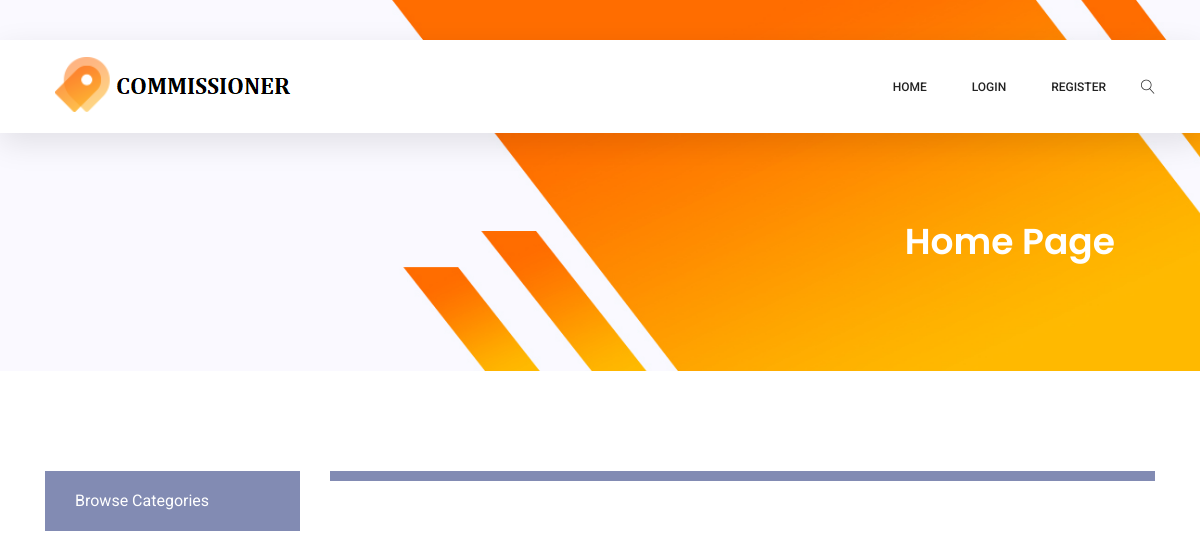
Page /home on the earlier database version.
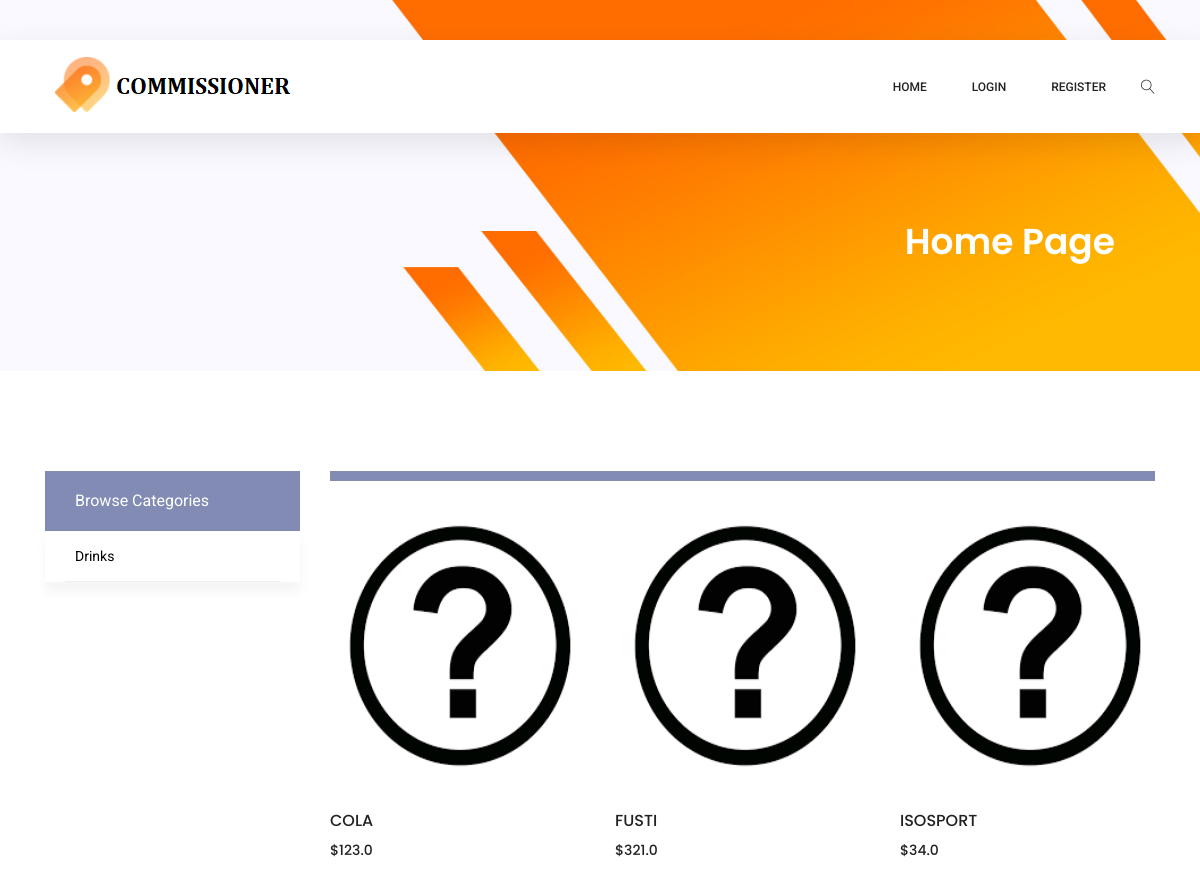
Same page on the later database version.
### models.py (models this page shows)
class Category(db.Model):
    __tablename__ = 'category'
    id = db.Column(db.Integer, primary_key=True)
    name = db.Column(db.String(50), unique=True, nullable=False)

class Product(db.Model):
    __tablename__ = 'product'
    __searchable__ = ['name']
    id = db.Column(db.Integer, primary_key=True)
    name = db.Column(db.String(50), unique=True, nullable=False)
    short_description = db.Column(db.String(80), unique=False, nullable=False)
    description = db.Column(db.String(800), unique=False, nullable=False)
    price = db.Column(db.Float, unique=False, nullable=False)
    img = db.Column(db.String(50), unique=False, nullable=False)
    rating =  db.Column(db.Float, unique=False, nullable=False)
    rating_count = db.Column(Integer, unique=False, nullable=True, default=0)
    category_id = db.Column(db.Integer, ForeignKey("category.id"))

### app.py (the view)
@app.route('/home')
def home():
    return render_template("index.html",categories = Category.query.all(),products = Product.query.all())

### templates/index.html (shortened to what this page needs)
{% extends "base.html" %}
{% block content %}
<section class="banner-area organic-breadcrumb">
    <div class="container">
        <div class="breadcrumb-banner d-flex flex-wrap align-items-center justify-content-end">
            <div class="col-first">
                <h1>Home Page</h1>
            </div>
        </div>
    </div>
</section>
<div class="container">
    <div class="row">
        <div class="col-xl-3 col-lg-4 col-md-5">
            <div class="sidebar-categories">
                <div class="head">Browse Categories</div>
                <ul class="main-categories">
                    {% for category in categories %}
                    <li class="main-nav-list"><a href="/category/{{category.id}}" aria-expanded="false" aria-controls="{{category.name}}">{{category.name}}</a></li>
                    {% endfor %}
                </ul>
            </div>
        </div>
        <div class="col-xl-9 col-lg-8 col-md-7">
            <div class="filter-bar d-flex flex-wrap align-items-center"></div>
            <section class="lattest-product-area pb-40 category-list">
                <div class="row">
                    {% for product in products %}
                    <div class="col-lg-4 col-md-6">
                        <div class="single-product">
                            <a href="/product/{{product.id}}"><img  style="width:555px;height:280px" class="img-fluid" src="..\{{product.img}}" alt="" onerror=this.src="../static/img/p1.jpg"></a>
                                <div class="product-details">
                                <h6>{{product.name}}</h6>
                                <div class="price">
                                    <h6>${{product.price}}</h6>
                                </div>
                            </div>
                        </div>
                    </div>
                    {% endfor %}
                </div>
            </section>
        </div>
    </div>
</div>
{% endblock %}

### templates/base.html (shortened to what this page needs)
<!DOCTYPE html>
<html lang="zxx" class="no-js">
<head>
    <link rel="stylesheet" href="../static/css/linearicons.css">
    <link rel="stylesheet" href="../static/css/owl.carousel.css">
    <link rel="stylesheet" href="../static/css/font-awesome.min.css">
    <link rel="stylesheet" href="../static/css/themify-icons.css">
    <link rel="stylesheet" href="../static/css/nice-select.css">
    <link rel="stylesheet" href="../static/css/nouislider.min.css">
    <link rel="stylesheet" href="../static/css/bootstrap.css">
    <link rel="stylesheet" href="../static/css/main.css">
</head>
<body id="category">
    <header class="header_area sticky-header">
        <div class="main_menu">
            <nav class="navbar navbar-expand-lg navbar-light main_box">
                <div class="container">
                    <a class="navbar-brand logo_h" href="/home"><img src="../static/img/logo.png" alt=""></a>
                    <div class="collapse navbar-collapse offset" id="navbarSupportedContent">
                        <ul class="nav navbar-nav menu_nav ml-auto">
                            <li class="nav-item"><a class="nav-link" href="/home">Home</a></li>
                            {% if not current_user.login_id %}
                            <li class="nav-item"><a class="nav-link" href="/login">Login</a></li>
                            <li class="nav-item"><a class="nav-link" href="/register">Register</a></li>
                            {% endif %}
                        </ul>
                        <ul class="nav navbar-nav navbar-right">
                            <li class="nav-item">
                                <button class="search"><span class="lnr lnr-magnifier" id="search"></span></button>
                            </li>
                        </ul>
                    </div>
                </div>
            </nav>
        </div>
    </header>
    {% block content %}
    {% endblock %}
</body>
</html>

Differences in the rows shown:
added Category: name "Drinks"
added Product: name "COLA", price "123.0"
added Product: name "FUSTI", price "321.0"
added Product: name "ISOSPORT", price "34.0"
